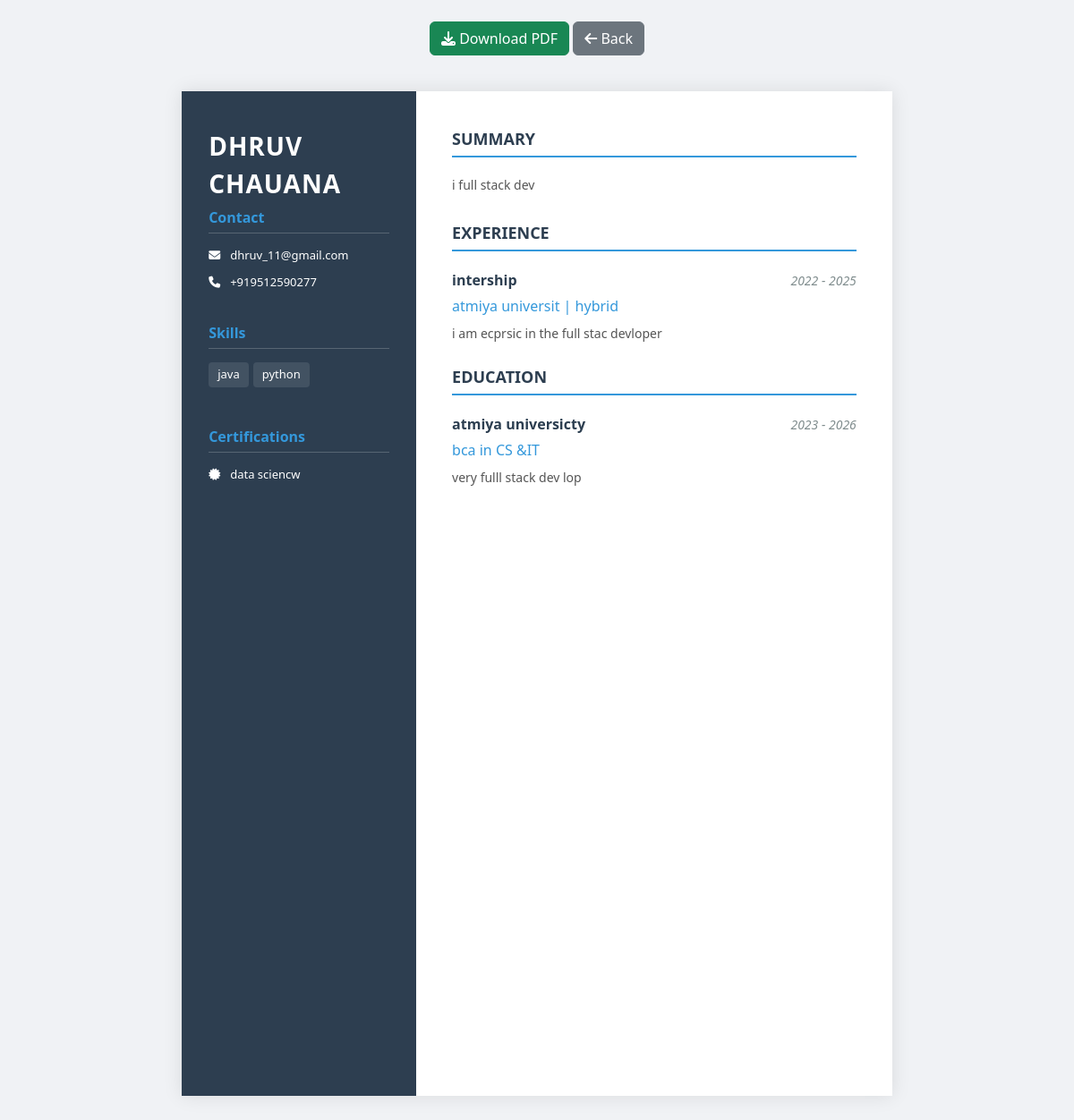
Page /resume-builder/view/3 (signed in) on the committed database.
### flask_app/models.py (models this page shows, shortened)
class ResumeData(db.Model):
    __tablename__ = 'resume_data'
    id = db.Column(db.String(36), primary_key=True, default=lambda: str(uuid.uuid4()))
    user_id = db.Column(db.String(36), db.ForeignKey('users.id'), nullable=False)
    full_name = db.Column(db.String(100), nullable=False)
    email = db.Column(db.String(120), nullable=False)
    phone = db.Column(db.String(20))
    linkedin = db.Column(db.String(255))
    github = db.Column(db.String(255))
    career_objective = db.Column(db.Text)
    education = db.Column(db.JSON, default=list) # [{school, degree, year, gpa}]
    experience = db.Column(db.JSON, default=list) # [{company, role, duration, description}]
    projects = db.Column(db.JSON, default=list) # [{title, link, description}]
    skills = db.Column(db.JSON, default=list) # [skill1, skill2]
    certifications = db.Column(db.JSON, default=list) # [cert1, cert2]
    achievements = db.Column(db.JSON, default=list) # [ach1, ach2]
    created_at = db.Column(db.DateTime, default=datetime.utcnow)
    updated_at = db.Column(db.DateTime, default=datetime.utcnow, onupdate=datetime.utcnow)

### flask_app/routes/resume.py (the view)
@resume_bp.route('/view/<template_id>')
@login_required
def view_resume(template_id):
    resume_data = ResumeData.query.filter_by(user_id=current_user.id).first()
    if not resume_data:
        flash('Please fill your details first.', 'warning')
        return redirect(url_for('resume.builder'))
    template_name = f'resume_builder/templates/template{template_id}.html'
    try:
        return render_template(template_name, data=resume_data)
    except:
        flash('Template not found.', 'danger')
        return redirect(url_for('resume.templates'))

### flask_app/routes/resume.py (called while the page is built)
@resume_bp.app_context_processor
def utility_processor():
    return dict(include_static_css=lambda x: "")

### run.py (called while the page is built)
@login_manager.user_loader
def load_user(user_id):
    return User.query.get(user_id)

@app.before_request
def before_request():
    from flask import session
    session.permanent = True
    app.permanent_session_lifetime.total_seconds()

### flask_app/templates/resume_builder/templates/template3.html (shortened to what this page needs)
<!DOCTYPE html>
<html>
<head>
    <link rel="stylesheet" href="https://cdn.jsdelivr.net/npm/bootstrap@5.3.0/dist/css/bootstrap.min.css">
    <link rel="stylesheet" href="https://cdnjs.cloudflare.com/ajax/libs/font-awesome/6.4.0/css/all.min.css">
</head>
<body>
    <div class="no-print container mt-4 text-center">
        <button onclick="downloadPDF()" class="btn btn-success"><i class="fas fa-download"></i> Download PDF</button>
        <a href="{{ url_for('resume.templates') }}" class="btn btn-secondary"><i class="fas fa-arrow-left"></i> Back</a>
    </div>
    <div class="resume-wrapper" id="resume-container">
        <div class="sidebar">
            <div class="name">{{ data.full_name }}</div>
            <div class="sidebar-section">
                <div class="sidebar-title">Contact</div>
                <div class="contact-item"><i class="fas fa-envelope"></i> {{ data.email }}</div>
                <div class="contact-item"><i class="fas fa-phone"></i> {{ data.phone }}</div>
            </div>
            {% if data.skills %}
            <div class="sidebar-section">
                <div class="sidebar-title">Skills</div>
                <div class="d-flex flex-wrap">
                    {% for skill in data.skills %}
                    <span class="skill-item">{{ skill }}</span>
                    {% endfor %}
                </div>
            </div>
            {% endif %}
            {% if data.certifications %}
            <div class="sidebar-section">
                <div class="sidebar-title">Certifications</div>
                {% for cert in data.certifications %}
                <div class="contact-item" style="margin-bottom: 8px;"><i class="fas fa-certificate"></i> {{ cert }}
                </div>
                {% endfor %}
            </div>
            {% endif %}
        </div>
        <div class="main-content">
            {% if data.career_objective %}
            <div class="section">
                <div class="section-title">Summary</div>
                <div class="item-desc">{{ data.career_objective }}</div>
            </div>
            <div style="height: 30px;"></div>
            {% endif %}
            {% if data.experience %}
            <div class="section">
                <div class="section-title">Experience</div>
                {% for exp in data.experience %}
                <div class="item">
                    <div class="item-header">
                        <div class="item-title">{{ exp.role }}</div>
                        <div class="item-meta">{{ exp.start_year }} - {{ exp.end_year or 'Present' }}</div>
                    </div>
                    <div class="item-sub">{{ exp.company }}{% if exp.location %} | {{ exp.location }}{% endif %}</div>
                    <div class="item-desc">{{ exp.description }}</div>
                </div>
                {% endfor %}
            </div>
            {% endif %}
            {% if data.education %}
            <div class="section">
                <div class="section-title">Education</div>
                {% for edu in data.education %}
                <div class="item">
                    <div class="item-header">
                        <div class="item-title">{{ edu.school }}</div>
                        <div class="item-meta">{{ edu.start_year }} - {{ edu.end_year or 'Present' }}</div>
                    </div>
                    <div class="item-sub">{{ edu.degree }}{% if edu.field_of_study %} in {{ edu.field_of_study }}{%
                        endif %}</div>
                    {% if edu.description %}<div class="item-desc">{{ edu.description }}</div>{% endif %}
                </div>
                {% endfor %}
            </div>
            {% endif %}
        </div>
    </div>
</body>
</html>

### flask_app/templates/resume_builder/templates/template3.html (style rules this page uses)
:root { --sidebar-bg: #2d3e50; --sidebar-text: #ffffff; --main-text: #333333; --accent-color: #3498db; }
body { font-family: 'Segoe UI', Arial, sans-serif; background-color: #f0f2f5; margin: 0; padding: 0; }
.resume-wrapper { width: 210mm; min-height: 297mm; background-color: #ffffff; margin: 40px auto; box-shadow: 0 0 20px rgba(0, 0, 0, 0.1); display: flex; overflow: hidden; }
.sidebar { width: 33%; background-color: var(--sidebar-bg); color: var(--sidebar-text); padding: 40px 30px; }
.main-content { width: 67%; padding: 40px 40px; color: var(--main-text); }
.name { font-size: 28px; font-weight: bold; margin-bottom: 5px; text-transform: uppercase; letter-spacing: 1px; }
.sidebar-section { margin-bottom: 35px; }
.sidebar-title { font-size: 16px; font-weight: bold; margin-bottom: 15px; border-bottom: 1px solid rgba(255, 255, 255, 0.2); padding-bottom: 5px; color: var(--accent-color); }
.contact-item { margin-bottom: 10px; font-size: 13px; display: flex; align-items: flex-start; gap: 10px; }
.contact-item i { width: 14px; margin-top: 3px; }
.skill-item { margin-bottom: 8px; font-size: 13px; background: rgba(255, 255, 255, 0.1); padding: 4px 10px; border-radius: 4px; display: inline-block; margin-right: 5px; }
.section-title { font-size: 18px; font-weight: bold; color: var(--sidebar-bg); border-bottom: 2px solid var(--accent-color); padding-bottom: 5px; margin-bottom: 20px; text-transform: uppercase; }
.item { margin-bottom: 25px; }
.item-header { display: flex; justify-content: space-between; align-items: baseline; margin-bottom: 5px; }
.item-title { font-weight: bold; font-size: 16px; color: #2c3e50; }
.item-meta { font-style: italic; color: #7f8c8d; font-size: 14px; }
.item-sub { color: var(--accent-color); font-weight: 500; margin-bottom: 8px; }
.item-desc { font-size: 14px; color: #555; text-align: justify; line-height: 1.5; }

### rows in the picture
ResumeData: full_name "DHRUV CHAUANA", email "dhruv_11@gmail.com", phone "+919512590277", career_objective "i full stack dev"

### other values in the picture
{{ skill }} "java" "python"
{{ cert }} "data sciencw"
{{ exp.role }} "intership"
{{ exp.start_year }} "2022"
{{ exp.end_year or 'Present' }} "2025"
{{ exp.company }} "atmiya universit"
{{ exp.location }} "hybrid"
{{ exp.description }} "i am ecprsic in the full stac devloper"
{{ edu.school }} "atmiya universicty"
{{ edu.start_year }} "2023"
{{ edu.end_year or 'Present' }} "2026"
{{ edu.degree }} "bca"
{{ edu.field_of_study }} "CS &IT"
{{ edu.description }} "very fulll stack dev lop"
